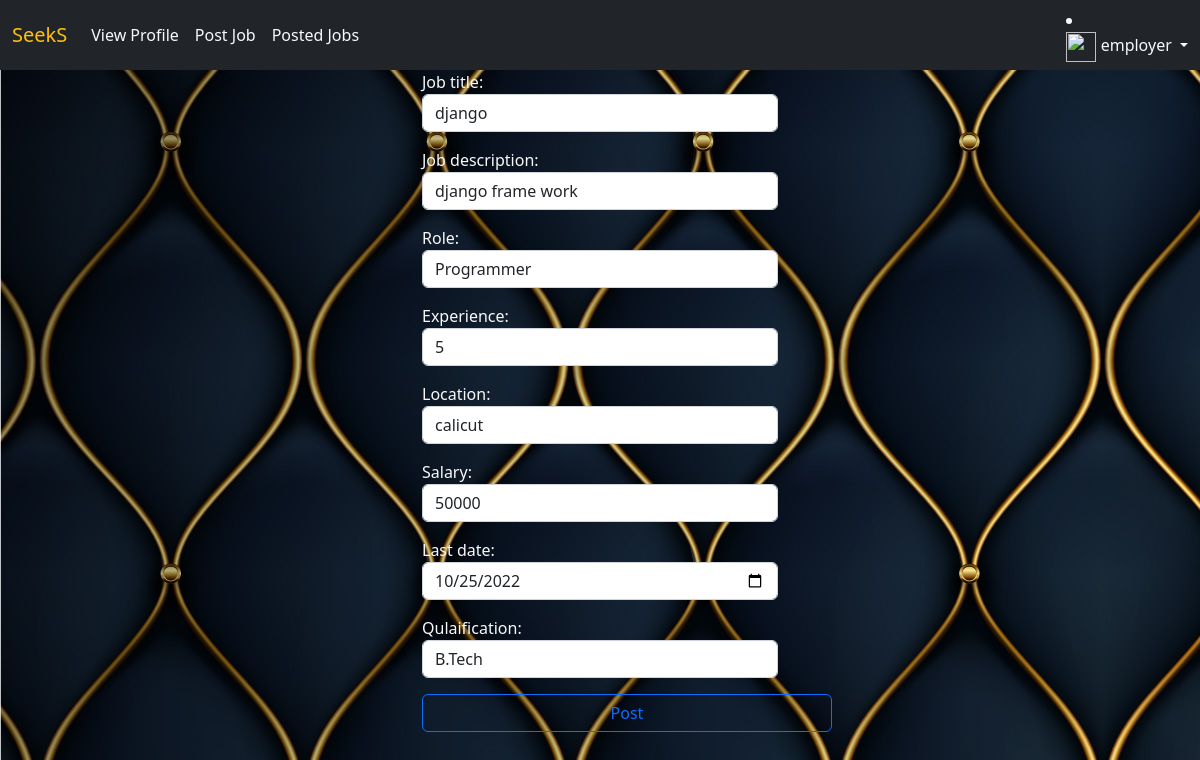
The app's page /employer/jobs/update/2 (signed in) with its own data.
### users/models.py (models this page shows, shortened)
class User(AbstractUser):
    phone=models.CharField(max_length=12)
    options=(
        ("employer","employer"),
        ("candidate","candidate")
    )
    role=models.CharField(max_length=12,choices=options,default="candidate")

### employer/models.py (models this page shows, shortened)
class Jobs(models.Model):
    posted_by=models.ForeignKey(User,on_delete=models.CASCADE,related_name="company")
    job_title=models.CharField(max_length=120)
    job_description=models.TextField()
    role=models.CharField(max_length=120)
    experience=models.PositiveIntegerField(default=0)
    location=models.CharField(max_length=120)
    salary=models.PositiveIntegerField()
    created_date=models.DateField(auto_now_add=True)
    last_date=models.DateField(null=True)
    qulaification=models.CharField(max_length=120,null=True)

### employer/views.py (the view)
# urls.py: path("jobs/update/<int:id>",views.JobUpdateView.as_view(),name="emp-jobupdate"),
@method_decorator(signin_required,name='dispatch')
class JobUpdateView(UpdateView):
    model = Jobs
    template_name = "emp-jobupdate.html"
    form_class = JobForm
    success_url = reverse_lazy("emp-listjob")
    pk_url_kwarg = "id"

### employer/forms.py
class JobForm(forms.ModelForm):
    class Meta:
        model=Jobs
        exclude=("posted_by","created_date")
        widgets ={
            "job_title":forms.TextInput(attrs={"class":"form-control"}),
            "job_description":forms.TextInput(attrs={"class":"form-control"}),
            "role":forms.TextInput(attrs={"class":"form-control"}),
            "experience":forms.NumberInput(attrs={"class":"form-control"}),
            "location":forms.TextInput(attrs={"class":"form-control"}),
            "salary":forms.NumberInput(attrs={"class":"form-control"}),
            "created_date":forms.DateInput(attrs={"class":"form-control"}),
            "last_date":forms.DateInput(attrs={"class":"form-control","type":"date"}),
            "qulaification":forms.TextInput(attrs={"class":"form-control"}),
        }

### employer/templates/emp-jobupdate.html (shortened to what this page needs)
{%extends 'emp-base.html'%}
{%block body_block%}
<div class="container">
    <div class="row">
        <div class="col-4"></div>
        <div class="col-4">
            <form action="" method="post" class="text-light">
                {{form.as_p}}
                <input type="submit" value="Post" class="btn btn-outline-primary" style="width:410px;">
            </form>
        </div>
        <div class="col-4"></div>
    </div>
</div>
{%endblock%}

### employer/templates/emp-base.html (shortened to what this page needs)
{% load static %}
<!DOCTYPE html>
<html lang="en">
<head>
    <link href="https://cdn.jsdelivr.net/npm/bootstrap@5.2.0-beta1/dist/css/bootstrap.min.css" rel="stylesheet"
>
</head>
<body style="background-image:url({% static '/images/design.jpg' %});">
<nav class="navbar navbar-expand-lg bg-dark text-light">
    <div class="container-fluid">
        <a class="navbar-brand text-warning" href="{%url 'e-home'%}">SeekS</a>
        <div class="collapse navbar-collapse" id="navbarSupportedContent">
            <ul class="navbar-nav me-auto mb-2 mb-lg-0">
                <li class="nav-item">
                    {%if request.user.employers%}
                    <a class="nav-link active text-light" aria-current="page" href="{%url 'emp-detail' %}">View
                        Profile</a>
                    {%else%}
                    <a class="nav-link active text-light" aria-current="page" href="{%url 'emp-profile' %}">Add
                        Profile</a>
                    {%endif%}
                </li>
                <li class="nav-item">
                    <a class="nav-link active text-light" aria-current="page" href="{%url 'emp-addjob' %}">Post Job</a>
                </li>
                <li class="nav-item">
                    <a class="nav-link active text-light" aria-current="page" href="{%url 'emp-listjob'%}">Posted
                        Jobs</a>
                </li>
            </ul>
            <li class="nav-item dropdown">
                <a class="nav-link dropdown-toggle" href="#" id="navbarDropdown" role="button" data-bs-toggle="dropdown"
                   aria-expanded="false">
                    <img style="width:30px;height:30px;" src="{{request.user.company.profile_pic.url}}" alt="">
                    {{request.user}}
                </a>
            </li>
        </div>
    </div>
</nav>
<div class="container-fluid">
    {%block body_block%}
    {%endblock%}
</div>
</body>
</html>

### records on screen
User: user "employer"
Jobs: job_title "django", job_description "django frame work", role "Programmer", experience "5", location "calicut", salary "50000", last_date "10/25/2022", qulaification "B.Tech"
